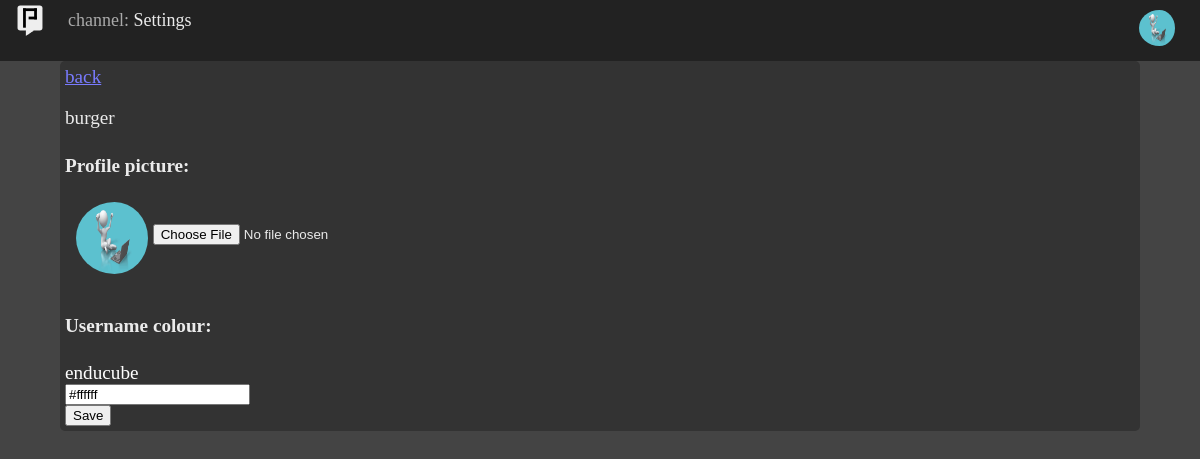
Screenshot of /accountsettings (signed in) with the database file from the repository.
### app/models.py (models this page shows, shortened)
class User(db.Model, UserMixin):
    __tablename__ = "user"
    id = db.Column(db.Integer, primary_key=True)
    username = db.Column(db.String, unique=True)
    password = db.Column(db.String)
    img = db.Column(db.String, default="normal.png")
    colour = db.Column(db.String, default="ffffff")

### app/routes.py (the view, shortened to what this page needs)
@app.route("/accountsettings", methods=('GET', 'POST'))
@login_required
def settings():
    form = CustomiseForm()
    return render_template("settings.html", form=form, channel_name="Settings")

### app/models.py
class CustomiseForm(FlaskForm):
    file = FileField()
    colour = ColorField()

### app/routes.py (called while the page is built)
@login_manager.user_loader
def load_user(user):
    return User.query.get(user)

@app.context_processor
def context():
    def get_user_from_id(id):
        found_user = User.query.filter_by(id=id).first()
        return found_user
    return dict(get_user_from_id=get_user_from_id)

### app/templates/settings.html (shortened to what this page needs)
{% extends "base.html" %}
{% block content %}
<div id="content">
    <a href="{{ request.referrer }}">back</a>
    <p>burger</p>
    <form method="post" enctype="multipart/form-data">
        <h4>Profile picture:</h4>
        <img src="{{ url_for('static', filename='profile/'+ current_user.img) }}" width='72' height='72' class='pfp'>
        <br>
        {{ form.file(accept="image/*") }}
        <br>
        <br>
        <h4>Username colour:</h4>
        <span id="samplecolour">{{ current_user.username }}</span>
    {{ form.colour(value="#"+current_user.colour, id="colourinput") }}
        <input type="submit" value="Save">
    </form>
</div>
{% endblock %}

### app/templates/base.html (shortened to what this page needs)
<!DOCTYPE html>
<html>
<head>
    <link rel="stylesheet" href="{{ url_for('static', filename='css/style.css') }}">
</head>
<body>
    <ul>
        <a href="/home/general"><img src="{{ url_for('static', filename='logo/logo_bw.svg') }}" width=36 height=36></img></a>
        <li><span style="color:#aaa">channel:</span> {{ channel_name }}</li>
        <li style="float:right" class="profbtn">
            <a><img src="{{ url_for('static', filename='profile/'+ current_user.img) }}" width='36' height='36' class='pfp'></a>
        </li>
    </ul>
    {% block content %}{% endblock %}
</body>
</html>

### app/static/css/style.css (style rules this page uses)
input { display: block; }
html { height:100%; max-height: 100%; }
body { font-family: Calibri; background-color: #444; color: rgb(235, 235, 235); margin:0; height: 100%; }
@media screen and (min-device-width: 601px) { body { zoom:1; } }
a { text-decoration: underline; color: rgb(121, 123, 255); }
ul { list-style-type: none; margin: 0; padding: 0; background-color: #222; overflow: hidden; top: 0px; width: 100%; }
li { padding:10px 20px; float: left; font-size: 18px; }
li a, .profbtn { display: inline-block; text-align: right; text-decoration: none; color: #eee; }
img { float:left; margin-left: 1%; }
#content { margin-left: 5%; margin-right: 5%; padding: 5px; border-radius: 5px; background-color: #333; font-size:1.2rem; grid-row-start: 1; grid-row-end: 1; grid-column-start: 1; grid-column-end: 8; overflow-y:auto; }
.pfp { border-radius: 50%; padding-right: 5px; }

### rows the page displays
User: img (picture), username "enducube", colour "#ffffff"

### other values shown
{{ channel_name }} "Settings"
